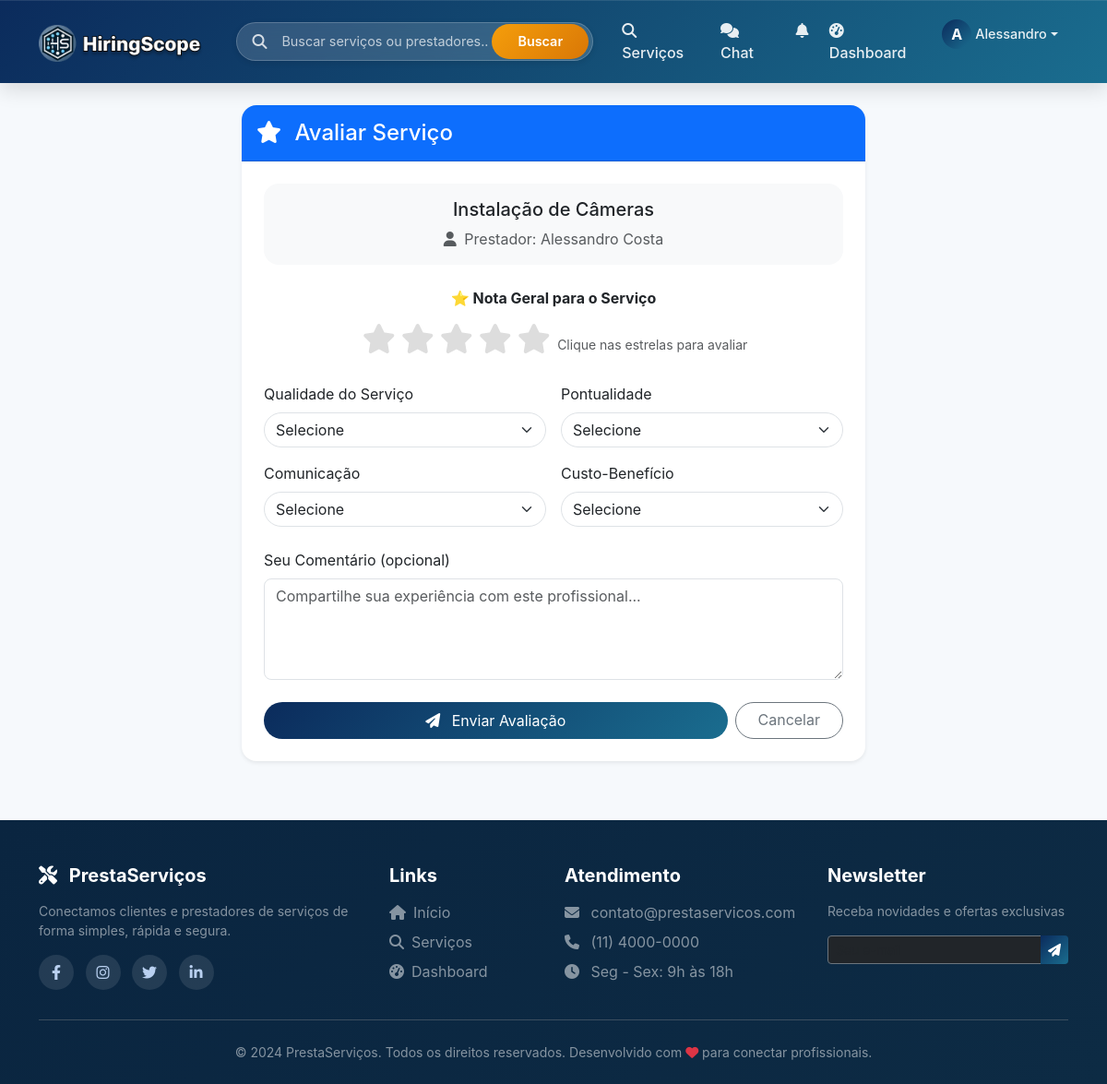
The app's page /contrato/avaliar/4 (signed in) with its own data.
### models.py (models this page shows, shortened)
class Usuario(UserMixin, db.Model):
    __tablename__ = 'usuarios'
    id = db.Column(db.Integer, primary_key=True)
    nome = db.Column(db.String(100), nullable=False)
    email = db.Column(db.String(100), unique=True, nullable=False)
    senha_hash = db.Column(db.String(200), nullable=False)
    telefone = db.Column(db.String(20))
    tipo = db.Column(db.String(20), nullable=False)  # cliente, prestador
    is_admin = db.Column(db.Boolean, default=False)
    data_cadastro = db.Column(db.DateTime, default=datetime.utcnow)
    foto_perfil = db.Column(db.String(200), default='default.jpg')
    foto_url = db.Column(db.String(500), nullable=True)
    descricao = db.Column(db.Text)
    servicos_oferecidos = db.relationship('Servico', back_populates='prestador', lazy=True)
    avaliacoes_recebidas = db.relationship('Avaliacao', foreign_keys='Avaliacao.prestador_id', back_populates='prestador', lazy=True)
    avaliacoes_feitas = db.relationship('Avaliacao', foreign_keys='Avaliacao.cliente_id', back_populates='cliente', lazy=True)
    favoritos = db.relationship('Favorito', foreign_keys='Favorito.cliente_id', back_populates='cliente', lazy=True)
    contratos_como_cliente = db.relationship('Contrato', foreign_keys='Contrato.cliente_id', back_populates='cliente', lazy=True)
    contratos_como_prestador = db.relationship('Contrato', foreign_keys='Contrato.prestador_id', back_populates='prestador', lazy=True)

class Servico(db.Model):
    __tablename__ = 'servicos'
    id = db.Column(db.Integer, primary_key=True)
    prestador_id = db.Column(db.Integer, db.ForeignKey('usuarios.id'), nullable=False)
    titulo = db.Column(db.String(200), nullable=False)
    descricao = db.Column(db.Text, nullable=False)
    categoria = db.Column(db.String(100))
    tipo_preco = db.Column(db.String(20), default='fixo')  # fixo, hora, dia, metro, consulta
    preco = db.Column(db.Float)
    destaque = db.Column(db.Boolean, default=False)
    destaque_pago = db.Column(db.Boolean, default=False)
    destaque_data_fim = db.Column(db.DateTime, nullable=True)
    plano_destaque = db.Column(db.String(20), nullable=True)  # 'basico', 'pro'
    data_postagem = db.Column(db.DateTime, default=datetime.utcnow)
    imagem_base64 = db.Column(db.Text, nullable=True)
    prestador = db.relationship('Usuario', foreign_keys=[prestador_id], back_populates='servicos_oferecidos')
    solicitacoes = db.relationship('Solicitacao', back_populates='servico', lazy=True)
    avaliacoes = db.relationship('Avaliacao', back_populates='servico', lazy=True)
    contratos = db.relationship('Contrato', back_populates='servico', lazy=True)

### routes/contrato_routes.py (the view, shortened to what this page needs)
@contrato_bp.route('/avaliar/<int:contrato_id>', methods=['GET', 'POST'])
@login_required
def avaliar_servico(contrato_id):
    contrato = Contrato.query.get_or_404(contrato_id)
    if contrato.cliente_id != current_user.id:
        flash('Apenas o cliente pode avaliar o serviço', 'danger')
        return redirect(url_for('index'))
    if contrato.status != 'concluido':
        flash('Apenas serviços concluídos podem ser avaliados', 'warning')
        return redirect(url_for('contrato.detalhe_contrato', contrato_id=contrato.id))
    avaliacao_existente = Avaliacao.query.filter_by(
        contrato_id=contrato.id,
        cliente_id=current_user.id
    ).first()
    if avaliacao_existente:
        flash('Você já avaliou este serviço', 'info')
        return redirect(url_for('contrato.detalhe_contrato', contrato_id=contrato.id))
    return render_template('contratos/avaliar.html', contrato=contrato)

### app.py (called while the page is built)
@login_manager.user_loader
def load_user(user_id):
    from models import Usuario
    return Usuario.query.get(int(user_id))

### templates/contratos/avaliar.html (shortened to what this page needs)
{% extends "base.html" %}
{% block content %}
<div class="container mt-4" style="max-width: 700px;">
    <div class="card shadow-sm border-0 rounded-4">
        <div class="card-header bg-primary text-white rounded-top-4 py-3">
            <h4 class="mb-0">
                <i class="fas fa-star me-2"></i>
                Avaliar Serviço
            </h4>
        </div>
        <div class="card-body p-4">
            <div class="mb-4 text-center">
                <div class="bg-light rounded-4 p-3">
                    <h5 class="mb-2">{{ contrato.servico.titulo }}</h5>
                    <p class="text-muted mb-0">
                        <i class="fas fa-user me-1"></i>
                        Prestador: {{ contrato.prestador.nome }}
                    </p>
                </div>
            </div>
            <form method="POST">
                <div class="mb-4 text-center">
                    <label class="form-label fw-bold mb-3 d-block">
                        ⭐ Nota Geral para o Serviço
                    </label>
                    <div class="rating-stars mb-2">
                        <i class="fas fa-star fa-2x star-rating" data-value="1"></i>
                        <i class="fas fa-star fa-2x star-rating" data-value="2"></i>
                        <i class="fas fa-star fa-2x star-rating" data-value="3"></i>
                        <i class="fas fa-star fa-2x star-rating" data-value="4"></i>
                        <i class="fas fa-star fa-2x star-rating" data-value="5"></i>
                    </div>
                    <small class="text-muted">Clique nas estrelas para avaliar</small>
                </div>
                <div class="row g-3 mb-4">
                    <div class="col-md-6">
                        <label class="form-label">Qualidade do Serviço</label>
                        <select name="qualidade" class="form-select rounded-pill">
                            <option value="0">Selecione</option>
                        </select>
                    </div>
                    <div class="col-md-6">
                        <label class="form-label">Pontualidade</label>
                        <select name="pontualidade" class="form-select rounded-pill">
                            <option value="0">Selecione</option>
                        </select>
                    </div>
                    <div class="col-md-6">
                        <label class="form-label">Comunicação</label>
                        <select name="comunicacao" class="form-select rounded-pill">
                            <option value="0">Selecione</option>
                        </select>
                    </div>
                    <div class="col-md-6">
                        <label class="form-label">Custo-Benefício</label>
                        <select name="preco" class="form-select rounded-pill">
                            <option value="0">Selecione</option>
                        </select>
                    </div>
                </div>
                <div class="mb-4">
                    <label class="form-label">Seu Comentário (opcional)</label>
                    <textarea name="comentario" class="form-control rounded-3" rows="4"
                              placeholder="Compartilhe sua experiência com este profissional..."></textarea>
                </div>
                <div class="d-flex gap-2">
                    <button type="submit" class="btn btn-primary flex-grow-1 py-2 rounded-pill">
                        <i class="fas fa-paper-plane me-2"></i> Enviar Avaliação
                    </button>
                    <a href="{{ url_for('contrato.detalhe_contrato', contrato_id=contrato.id) }}"
                       class="btn btn-outline-secondary rounded-pill px-4">
                        Cancelar
                    </a>
                </div>
            </form>
        </div>
    </div>
</div>
{% endblock %}

### templates/components/base/navbar.html (shortened to what this page needs)
<nav class="navbar navbar-expand-lg navbar-dark sticky-top">
    <div class="container">
        <a class="navbar-brand" href="{{ url_for('main.index') }}">
            <img src="{{ url_for('static', filename='img/logo.png') }}"
                 alt="PrestaServiços"
                 class="navbar-logo"
                 style="height: 42px;"
                 onerror="this.onerror=null; this.parentNode.innerHTML='<i class=\'fas fa-tools me-2\'></i> PrestaServiços';">
        </a>
        <div class="search-bar-desktop d-none d-lg-block">
            <div class="search-bar-wrapper">
                <div class="search-icon"><i class="fas fa-search"></i></div>
                <input type="text" id="globalSearchInput" class="search-input" placeholder="Buscar serviços ou prestadores...">
                <button id="globalSearchBtn" class="search-btn">Buscar</button>
            </div>
        </div>
        <div class="collapse navbar-collapse" id="navbarNav">
            <ul class="navbar-nav ms-auto">
                <li class="nav-item">
                    <a class="nav-link" href="{{ url_for('servico.lista') }}">
                        <i class="fas fa-search me-1"></i> Serviços
                    </a>
                </li>
                {% if current_user.is_authenticated %}
                    <li class="nav-item position-relative">
                        <a class="nav-link chat-link" href="{{ url_for('chat.index') }}">
                            <i class="fas fa-comments me-1"></i> Chat
                        </a>
                    </li>
                    <li class="nav-item dropdown">
                        <a class="nav-link" href="#" id="notificationDropdown" role="button" data-bs-toggle="dropdown">
                            <i class="fas fa-bell"></i>
                        </a>
                    </li>
                    <li class="nav-item">
                        <a class="nav-link" href="{{ url_for('main.dashboard') }}">
                            <i class="fas fa-tachometer-alt me-1"></i> Dashboard
                        </a>
                    </li>
                    <li class="nav-item dropdown">
                        <a class="nav-link dropdown-toggle d-flex align-items-center" href="#" id="userDropdown" role="button" data-bs-toggle="dropdown">
                            {% if current_user.foto_url %}
                                <div class="user-avatar-nav-placeholder" style="display: none;">{{ current_user.nome[0]|upper }}</div>
                            {% else %}
                                <div class="user-avatar-nav-placeholder">{{ current_user.nome[0]|upper }}</div>
                            {% endif %}
                            <span class="user-name-nav ms-1">{{ current_user.nome.split()[0] }}</span>
                        </a>
                    </li>
                {% endif %}
            </ul>
        </div>
    </div>
</nav>

### static/style.css (style rules this page uses)
:root { --primary: #0b2b5c; --primary-light: #1a6d8f; --primary-dark: #071a36; --accent: #3bb2ff; --success: #10b981; --warning: #fbbf24; --danger: #ef4444; --bg: #f6f9fc; --card: #ffffff; --text: #1a2c3e; --muted: #6b7280; --shadow-soft: 0 10px 25px rgba(0,0,0,0.05); --shadow-strong: 0 25px 50px -15px rgba(0,0,0,0.25); --gradient-main: linear-gradient(135deg, var(--primary), var(--primary-light)); }
* { margin: 0; padding: 0; box-sizing: border-box; }
body { font-family: 'Inter', 'Segoe UI', system-ui, sans-serif; background: var(--bg); color: var(--text); scroll-behavior: smooth; }
.navbar { background: linear-gradient(135deg, #0b2b5c 0%, #134b73 50%, #1a6d8f 100%); box-shadow: 0 8px 20px rgba(0, 0, 0, 0.12), inset 0 1px 0 rgba(255, 255, 255, 0.1); padding: 0.8rem 0; position: sticky; top: 0; z-index: 1000; backdrop-filter: blur(2px); }
.navbar-brand { font-size: 1.8rem; font-weight: 800; background: linear-gradient(120deg, #ffffff, #c3e2ff); background-clip: text; -webkit-background-clip: text; color: transparent; letter-spacing: -0.5px; transition: all 0.3s; }
.nav-link { color: rgba(255, 255, 255, 0.9) !important; font-weight: 500; margin: 0 0.2rem; padding: 0.5rem 1.2rem; border-radius: 40px; transition: all 0.2s; }
.navbar-logo { height: 40px; width: auto; max-height: 40px; object-fit: contain; transition: all 0.2s; }
.search-bar-wrapper { display: flex; align-items: center; background: white; border-radius: 60px; box-shadow: 0 4px 12px rgba(0, 0, 0, 0.08); border: 1px solid #e2e8f0; transition: all 0.2s; overflow: hidden; }
.search-icon { padding: 0 16px; color: #94a3b8; font-size: 1.1rem; }
.navbar-logo { height: 40px; width: auto; max-height: 40px; object-fit: contain; }
.search-bar-desktop { flex: 0 0 320px; margin: 0 20px; }
@media (min-width: 1200px) { .search-bar-desktop { flex: 0 0 380px; } }
.search-bar-wrapper { display: flex; align-items: center; background: white; border-radius: 60px; box-shadow: 0 2px 6px rgba(0,0,0,0.1); border: 1px solid #e2e8f0; overflow: hidden; height: 42px; }
.search-input { flex: 1; border: none; padding: 0 0 0 12px; font-size: 0.9rem; outline: none; background: transparent; }
.search-input::placeholder { color: #94a3b8; font-weight: 400; }
.search-btn { background: var(--gradient-main); border: none; color: white; padding: 0 28px; font-weight: 600; border-radius: 0 60px 60px 0; transition: 0.2s; cursor: pointer; font-size: 0.95rem; }
.user-avatar-nav-placeholder { width: 32px; height: 32px; border-radius: 50%; background: var(--gradient-main); display: inline-flex; align-items: center; justify-content: center; color: white; font-weight: bold; font-size: 1rem; }
.user-name-nav { font-size: 0.9rem; font-weight: 500; }
.btn-primary { background: linear-gradient(135deg, #0b2b5c, #1a6d8f); border: none; }

### static/css/base.css (style rules this page uses)
.search-bar-desktop { flex: 0 0 380px; margin: 0 20px; }
.search-bar-wrapper { display: flex; align-items: center; background: rgba(255, 255, 255, 0.15); backdrop-filter: blur(8px); border-radius: 60px; border: 1px solid rgba(255, 255, 255, 0.2); transition: all 0.3s ease; overflow: hidden; }
.search-icon { padding: 0 16px; color: rgba(255, 255, 255, 0.8); font-size: 1rem; transition: color 0.3s ease; }
.search-input { flex: 1; border: none; padding: 12px 0; font-size: 0.9rem; outline: none; background: transparent; color: white; }
.search-input::placeholder { color: rgba(255, 255, 255, 0.7); }
.search-btn { background: linear-gradient(135deg, #f59e0b, #d97706); border: none; color: white; padding: 8px 28px; font-weight: 600; border-radius: 60px; transition: all 0.3s ease; cursor: pointer; font-size: 0.9rem; margin: 4px; }
.user-avatar-nav-placeholder { width: 32px; height: 32px; border-radius: 50%; background: linear-gradient(135deg, #0b2b5c, #1a6d8f); display: inline-flex; align-items: center; justify-content: center; color: white; font-weight: bold; }

### templates/contratos/avaliar.html (style rules this page uses)
.star-rating { cursor: pointer; color: #ddd; transition: all 0.2s; margin: 0 3px; }
.rating-stars { display: inline-flex; }

### records on screen
Usuario: nome "A", nome "Alessandro"
Servico: servico.titulo "Instalação de Câmeras"
Usuario: prestador.nome "Alessandro Costa"
